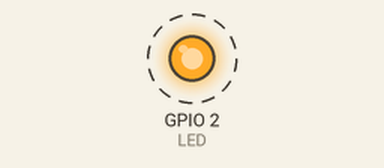
Bench run of a program on a simulated ESP32. On the bench: output pins drawn as LEDs (lit = HIGH). Dashed ring = blinking. What the program prints to the serial monitor is not drawn.

Above: at 0.5 s.
Timing chart, 0 to 4.6 s (numbered marks = the images above):
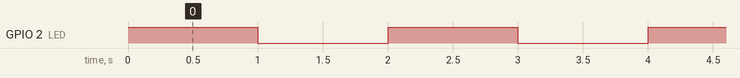

The program:

main.cpp
```cpp
/*********
  Rui Santos
  Complete project details at https://RandomNerdTutorials.com/vs-code-platformio-ide-esp32-esp8266-arduino/
*********/

#include <Arduino.h>
class motor_class{
  private:
    int dir_pin;
    int step_pin;
  public:
    motor_class(int _dir_pin, int _step_pin){
      pinMode(_dir_pin, OUTPUT);
      pinMode(_step_pin, OUTPUT);
      dir_pin = _dir_pin;
      step_pin = _step_pin;
    }
    void motor_direction(){

    }

};
class robot{
  private:
    float l1;
    float l2;
    float l3;
    float th1_min;
    float th1_max;
    float th2_min;
    float th2_max;
    float th3_min;
    float th3_max;
    float angular_velocity_per_motor;
    float minimum_step_delay;
    int steps_per_revolution = 2048;
  public:
    robot(float _param[])
    {
      l1 = _param[0];
      l2 = _param[1];
      l3 = _param[2];
      th1_min = _param[3];
      th1_max = _param[4];
      th2_min = _param[5];
      th2_max = _param[6];
      th3_min = _param[7];
      th3_max = _param[8];
      angular_velocity_per_motor = _param[9];
      if(angular_velocity_per_motor < 5)
        angular_velocity_per_motor = 5; // rpm
      minimum_step_delay = 60/(angular_velocity_per_motor*steps_per_revolution*2); // 2048 number of steps each revolution ,, 60 seconds ,, 2 transition between high to low ,,
    }
    bool achieveableable_corrdinated_flag = 0;
    bool trajectory_status = 0;
    struct robot_orientation_object{
      bool direction_th1;
      bool direction_th2;
      bool direction_th3;
      float actual_angle_th1;
      float actual_angle_th2;
      float actual_angle_th3;
      float desired_angle_th1;
      float desired_angle_th2;
      float desired_angle_th3;
      float difference_angle_th1;
      float difference_angle_th2;
      float difference_angle_th3;
      int steps_m1;
      int steps_m2;
      int steps_m3;
      int step_delay_m1;
      int step_delay_m2;
      int step_delay_m3;
      float x_coordinates;
      float y_coordinates;
      float z_coordinates;
    };
    robot_orientation_object robot_orientation;

    void forward_kinematics(void){
      float c23 = cos(robot_orientation.desired_angle_th2)*cos(robot_orientation.desired_angle_th3) - sin(robot_orientation.desired_angle_th2)*sin(robot_orientation.desired_angle_th3);
      float s23 = sin(robot_orientation.desired_angle_th2)*cos(robot_orientation.desired_angle_th3) + cos(robot_orientation.desired_angle_th2)*sin(robot_orientation.desired_angle_th3);

      robot_orientation.x_coordinates = cos(robot_orientation.desired_angle_th1)*(l2*cos(robot_orientation.desired_angle_th2) + l3*c23);
      robot_orientation.y_coordinates = sin(robot_orientation.desired_angle_th1)*(l2*cos(robot_orientation.desired_angle_th2) + l3*c23);
      robot_orientation.z_coordinates = l1 - l2*sin(robot_orientation.desired_angle_th2) - l3*s23;
    }

    void inverse_kinematics(void){
      float th1 = atan2(robot_orientation.y_coordinates,robot_orientation.x_coordinates);
      if(th1<th1_max & th1>th1_min)
      {
        robot_orientation.desired_angle_th1 = th1;
        float c3 = (pow(cos(th1)*robot_orientation.x_coordinates + sin(th1)*robot_orientation.y_coordinates,2) + pow(robot_orientation.z_coordinates - pow(l1,2),2) - pow(l2,2) - pow(l3,2))/(2*l2*l3);
        float s3_eu = sqrt(1 - pow(c3,2));
        float s3_ed = -1*sqrt(1 - pow(c3,2));
        float th3_eu = atan2(s3_eu,c3);
        float th3_ed = atan2(s3_ed,c3);
        if(th3_eu<th3_max & th3_eu>th3_min)
        {
          robot_orientation.desired_angle_th1 = th3_eu;
          float c2 = ((cos(th1)*robot_orientation.x_coordinates + sin(th1)*robot_orientation.y_coordinates)*(cos(th3_eu)*l3 + l2) - (robot_orientation.z_coordinates - l1)*sin(th3_eu)*l3)/(pow(cos(th3_eu*l3 + l2),2) + pow(sin(th3_eu)*l3,2));
          float s2 = -1*((cos(th1)*robot_orientation.x_coordinates + sin(th1)*robot_orientation.y_coordinates)*sin(th3_eu)*l3 + (robot_orientation.z_coordinates - l1)*(cos(th3_eu)*l3 + l2))/(pow(cos(th3_eu*l3 + l2),2) + pow(sin(th3_eu)*l3,2));
          robot_orientation.desired_angle_th2 = atan2(s2,c2);
          if(robot_orientation.desired_angle_th2<th2_max & robot_orientation.desired_angle_th2>th2_min)
          {
            achieveableable_corrdinated_flag = 1;
          }
          else
          {
            achieveableable_corrdinated_flag = 0;
          }
        }
        else if (th3_ed<th3_max & th3_ed>th3_min)
        {
          robot_orientation.desired_angle_th1 = th3_ed;
          float c2 = ((cos(th1)*robot_orientation.x_coordinates + sin(th1)*robot_orientation.y_coordinates)*(cos(th3_ed)*l3 + l2) - (robot_orientation.z_coordinates - l1)*sin(th3_ed)*l3)/(pow(cos(th3_ed*l3 + l2),2) + pow(sin(th3_ed)*l3,2));
          float s2 = -1*((cos(th1)*robot_orientation.x_coordinates + sin(th1)*robot_orientation.y_coordinates)*sin(th3_ed)*l3 + (robot_orientation.z_coordinates - l1)*(cos(th3_ed)*l3 + l2))/(pow(cos(th3_ed*l3 + l2),2) + pow(sin(th3_ed)*l3,2));
          robot_orientation.desired_angle_th2 = atan2(s2,c2);
          if(robot_orientation.desired_angle_th2<th2_max & robot_orientation.desired_angle_th2>th2_min)
          {
            achieveableable_corrdinated_flag = 1;
          }
          else
          {
            achieveableable_corrdinated_flag = 0;
          }
        }
        else
        {
          achieveableable_corrdinated_flag = 0;
        }
      }
      else
      {
        achieveableable_corrdinated_flag = 0;
      }

    }

    void th_to_step(void){
      robot_orientation.difference_angle_th1 = robot_orientation.desired_angle_th1 - robot_orientation.actual_angle_th1;
      robot_orientation.steps_m1 = (int)((abs(robot_orientation.difference_angle_th1)/360)*float(steps_per_revolution));
      if(robot_orientation.difference_angle_th1>0){
        robot_orientation.direction_th1 = 1;
      }
      else{
        robot_orientation.direction_th1 = 0;
      }
      robot_orientation.difference_angle_th2 = robot_orientation.desired_angle_th2 - robot_orientation.actual_angle_th2;
      robot_orientation.steps_m2 = (int)((abs(robot_orientation.difference_angle_th2)/360)*float(steps_per_revolution));
      if(robot_orientation.difference_angle_th2>0){
        robot_orientation.direction_th2 = 1;
      }
      else{
        robot_orientation.direction_th2 = 0;
      }
      robot_orientation.difference_angle_th3 = robot_orientation.desired_angle_th3 - robot_orientation.actual_angle_th3;
      robot_orientation.steps_m3 = (int)((abs(robot_orientation.difference_angle_th3)/360)*float(steps_per_revolution));
      if(robot_orientation.difference_angle_th3>0){
        robot_orientation.direction_th3 = 1;
      }
      else{
        robot_orientation.direction_th3 = 0;
      }
    }

    void determine_step_delay()
    {
      robot_orientation.difference_angle_th1 = abs(robot_orientation.desired_angle_th1 - robot_orientation.actual_angle_th1);
      robot_orientation.difference_angle_th2 = abs(robot_orientation.desired_angle_th2 - robot_orientation.actual_angle_th2);
      robot_orientation.difference_angle_th3 = abs(robot_orientation.desired_angle_th3 - robot_orientation.actual_angle_th3);

      if(robot_orientation.difference_angle_th1 >= robot_orientation.difference_angle_th2 & robot_orientation.difference_angle_th1 >= robot_orientation.difference_angle_th3){
        robot_orientation.step_delay_m1 = (int)minimum_step_delay;
        robot_orientation.step_delay_m2 = (int)((robot_orientation.difference_angle_th1/robot_orientation.difference_angle_th2)*minimum_step_delay);
        robot_orientation.step_delay_m3 = (int)((robot_orientation.difference_angle_th1/robot_orientation.difference_angle_th3)*minimum_step_delay);
      }
      else if (robot_orientation.difference_angle_th2 >= robot_orientation.difference_angle_th1 & robot_orientation.difference_angle_th2 >= robot_orientation.difference_angle_th3){
        robot_orientation.step_delay_m2 = (int)minimum_step_delay;
        robot_orientation.step_delay_m1 = (int)((robot_orientation.difference_angle_th2/robot_orientation.difference_angle_th1)*minimum_step_delay);
        robot_orientation.step_delay_m3 = (int)((robot_orientation.difference_angle_th2/robot_orientation.difference_angle_th3)*minimum_step_delay);
      }else if (robot_orientation.difference_angle_th3 >= robot_orientation.difference_angle_th1 & robot_orientation.difference_angle_th3 >= robot_orientation.difference_angle_th2){
        robot_orientation.step_delay_m3 = (int)minimum_step_delay;
        robot_orientation.step_delay_m1 = (int)((robot_orientation.difference_angle_th3/robot_orientation.difference_angle_th1)*minimum_step_delay);
        robot_orientation.step_delay_m2 = (int)((robot_orientation.difference_angle_th3/robot_orientation.difference_angle_th2)*minimum_step_delay);
      }
      else{
        robot_orientation.step_delay_m1 = (int)minimum_step_delay;
        robot_orientation.step_delay_m2 = (int)((robot_orientation.difference_angle_th1/robot_orientation.difference_angle_th2)*minimum_step_delay);
        robot_orientation.step_delay_m3 = (int)((robot_orientation.difference_angle_th1/robot_orientation.difference_angle_th3)*minimum_step_delay);
      }
    }

    void get_home_position(void)
    {
      robot_orientation.actual_angle_th1 = 0;
      robot_orientation.actual_angle_th2 = 0;
      robot_orientation.actual_angle_th3 = 0;
    }
    void goto_home_position(void)
    {
      robot_orientation.desired_angle_th1 = 0;
      robot_orientation.desired_angle_th2 = 0;
      robot_orientation.desired_angle_th3 = 0;
      determine_step_delay();
      th_to_step();
    }
};


#define LED 2

void setup() {
  // put your setup code here, to run once:
  Serial.begin(115200);
  pinMode(LED, OUTPUT);
}

void loop() {
  // put your main code here, to run repeatedly:
  digitalWrite(LED, HIGH);
  Serial.println("LED is on");
  delay(1000);
  digitalWrite(LED, LOW);
  Serial.println("LED is off");
  delay(1000);
}

int myMultiplyFunction(int x, int y){

  int result;

  result = x * y;

  return result;

}
```

Measured:
- by itself, GPIO 2 (LED): alternates HIGH for 1.0 s and LOW for 1.0 s
